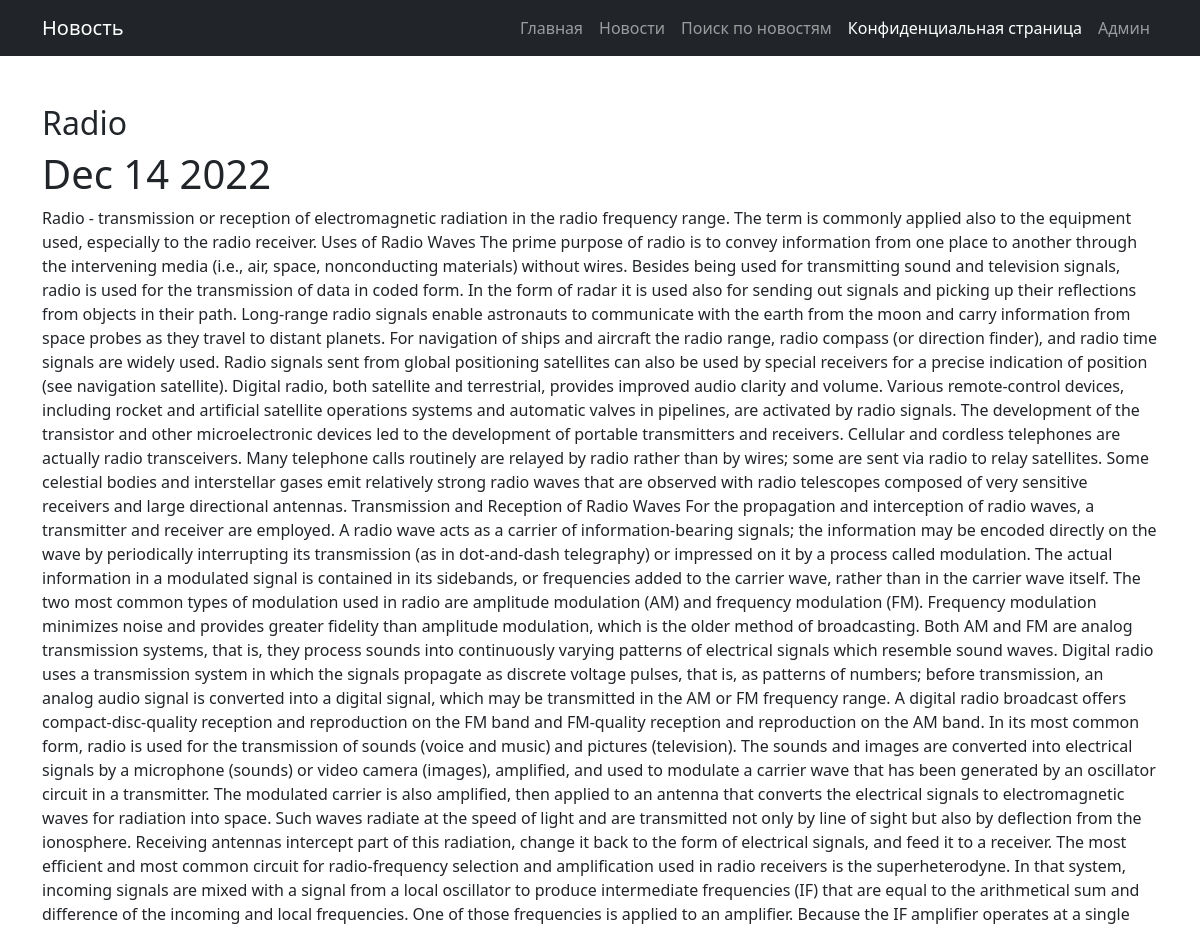
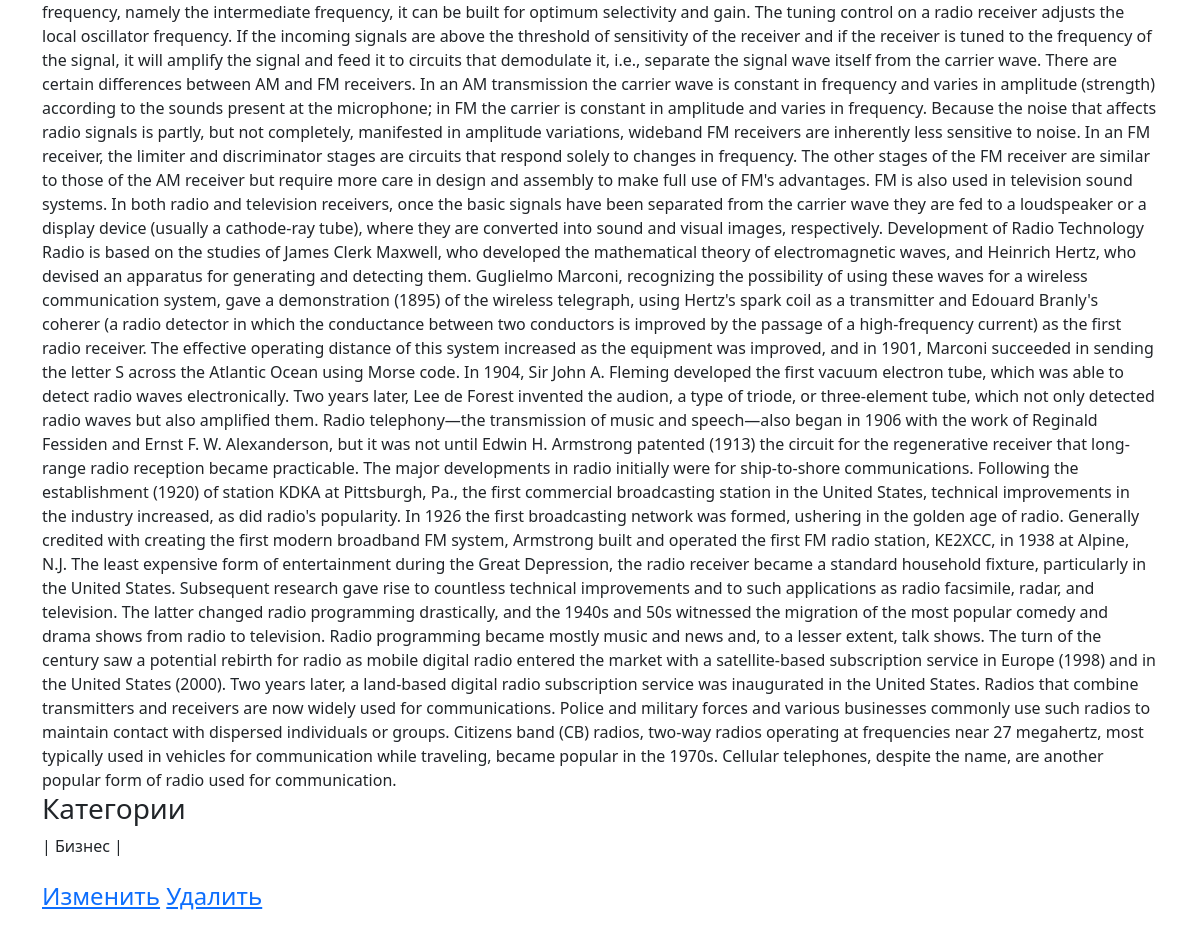
The page /post/articles/2 on the database its author committed (2 pictures, top to bottom).
### news/models.py (models this page shows, shortened)
class Post(models.Model):
    post_var = models.CharField(max_length = 8, choices = chois, default = articles)
    post_time = models.DateTimeField(auto_now_add = True)
    header = models.CharField(max_length = 64)
    text = models.TextField()
    post_rating = models.IntegerField(default = 0)
    author = models.ForeignKey('Author', on_delete = models.CASCADE)
    category = models.ManyToManyField('Category', through = 'PostCategory')

class Category(models.Model):
    category_name = models.CharField(max_length = 32, unique = True)

### news/views.py (the view)
# urls.py: path('<str:post_var>/<int:pk>', NewsDetail.as_view(), name = 'news_detail'),
class NewsDetail(DetailView):
    model = Post
    template_name = 'new.html'
    context_object_name = 'new'
    def get_context_data(self, **kwargs):
        context = super().get_context_data(**kwargs)
        context['category'] = PostCategory.objects.filter(post = self.kwargs['pk']).values('category__category_name')
        return context

### news/templatetags/custom_filters.py (called while the page is built)
@register.filter()
def censor(value):
    censor_list = ('cricket', 'ball', 'soccer')
    value = value.split()
    cens_value = ''
    for val in value:
        if val.lower() not in censor_list:
            cens_value = cens_value + val + ' '
        else:
            cens_value = cens_value + val.replace(val[1::], '*'*(len(val)-1)) + ' '
    return f'{cens_value}'

### templates/new.html (shortened to what this page needs)
{% extends 'flatpages/default.html' %}
{% load custom_filters %}
{% block title_navbar %}
Новость
{% endblock title_navbar %}
{% block content %}
    <h2>{{ new.header|censor }}</h2>  <h1>{{ new.post_time|date:'M d Y' }}</h1>
    {{ new.text|censor }}
    <br>
    <h3>Категории</h3>
    {% for cat in category %}
    | {{ cat.category__category_name }} |
    {% endfor %}
    <br><br>
    <h4><a href=http://127.0.0.1:8000/post/{{ new.post_var }}/{{ new.pk }}/update>Изменить</a>
        <a href=http://127.0.0.1:8000/post/{{ new.post_var }}/{{ new.pk }}/delete>Удалить</a></h4>
{% endblock content %}

### rows shown on the page
Post: header|censor "Radio", post_time "Dec 14 2022", text|censor "Radio - transmission or reception of electromagnetic radiation in the radio frequency range. The term is commonly applied also to the equipment used, especially to the radio receiver. Uses of Radio Waves The prime purpose of radio is to convey information from one place to another through the intervening media (i.e., air, space, nonconducting materials) without wires. Besides being used for transmitting sound and television signals, radio is used for the transmission of data in coded form. In the form of radar it is used also for sending out signals and picking up their reflections from objects in their path. Long-range radio signals enable astronauts to communicate with the earth from the…"
Category: category__category_name "Бизнес"
